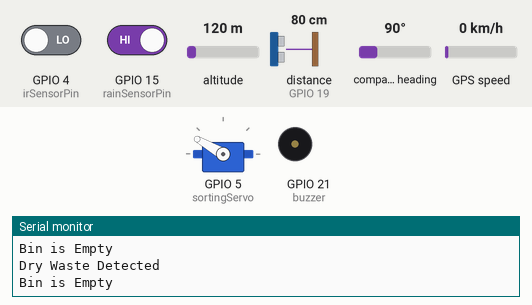
Simulated run of this sketch. Board: ESP32. Parts: servo, buzzer (waves = sounding, pin HIGH), the last lines printed to the serial monitor. Wiring (inferred from the names in the program): ultrasonic range finder: trigger GPIO 18; echo GPIO 19. The test bench sets the inputs (shaded band); at power-on: distance to the obstacle (sensor on GPIO 19) 80 cm, GPIO 4 (irSensorPin) LOW, GPIO 15 (rainSensorPin) HIGH, altitude 120 m, compass heading 90°, GPS speed 0 km/h. The echo pulse lasts 58.3 µs per cm; WiFi joins after 1.5 s; servers stay silent unless stated; the GPS gets a fix after 3 s at 37.7749, -122.4194 with 8 satellites; pins used as bus, display or sensor lines are not drawn.

Above: at 3.0 s.
3.1 s: distance to the obstacle (sensor on GPIO 19) set to 6 cm
5.3 s: distance to the obstacle (sensor on GPIO 19) set to 3 cm
At 6.5 s:
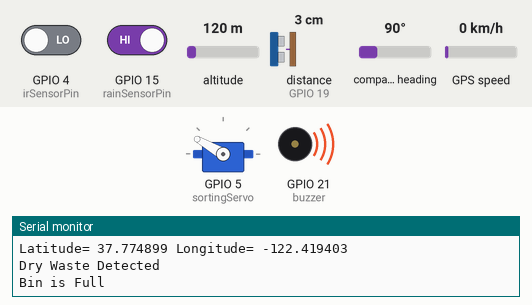
6.8 s: GPIO 4 (irSensorPin) driven HIGH
At 8.1 s:
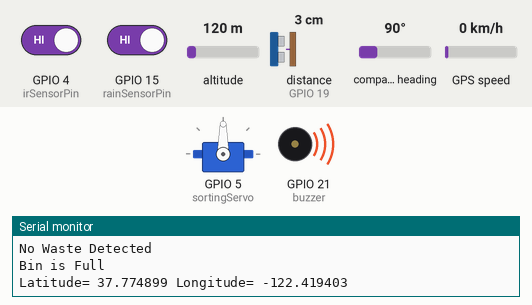
8.4 s: GPIO 15 (rainSensorPin) driven LOW
At 8.9 s:
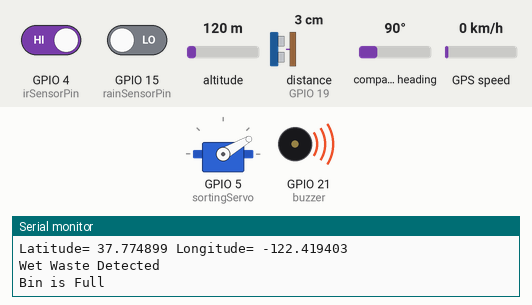
9.9 s: distance to the obstacle (sensor on GPIO 19) set to 13 cm
11.4 s: distance to the obstacle (sensor on GPIO 19) set to 17 cm
At 12.2 s:
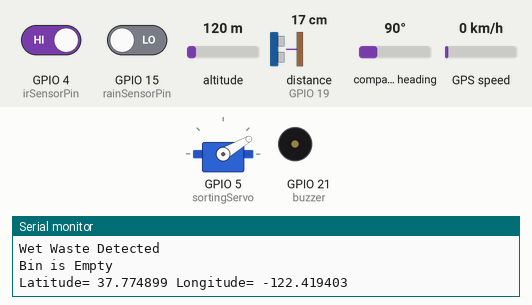
Timing chart, 0 to 14.0 s (numbered marks = the images above; inputs shaded):
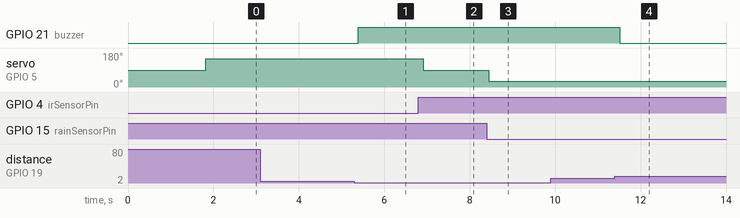

The sketch:

Smart_waste_Dustbin.ino
```cpp
#define BLYNK_TEMPLATE_ID "TMPL3XrFgp3XX"
#define BLYNK_TEMPLATE_NAME "Smart Waste Dustbin"
#define BLYNK_AUTH_TOKEN "M6JmZrFX-O0IcOcUDBRrP__koepEmBLP"
#define BLYNK_PRINT Serial

#include <ESP32Servo.h>
#include <WiFi.h>
#include <BlynkSimpleEsp32.h>
#include <TinyGPS++.h>
#include <HardwareSerial.h>

// Blynk credentials
char auth[] = "M6JmZrFX-O0IcOcUDBRrP__koepEmBLP";
const char* ssid = "spi";
const char* password = "12345678";

// GPS

TinyGPSPlus gps;

// Pin Definitions
const int irSensorPin = 4;       // IR sensor pin for detecting dry waste
const int trigPin = 18;           // Ultrasonic sensor trig pin for waste level detection
const int echoPin = 19;           // Ultrasonic sensor echo pin for waste level detection
const int rainSensorPin = 15;     // Rain sensor pin (wet waste)
const int buzzer = 21;
// Define servo positions for waste sorting
const int wetWastePosition = 30;   // Servo position for wet waste
const int dryWastePosition = 150;  // Servo position for dry waste
const int defaultPosition = 90;   // Default servo position when no waste is detected

Servo sortingServo;  // Create a servo object

void setup() {
  // Start serial communication for debugging
 Serial.begin(115200);      // Serial Monitor for debugging
  Serial1.begin(9600, SERIAL_8N1, 16, 17);  // Initialize Serial1 for GPS (RX=GPIO16, TX=GPIO17)
  // Connect to Wi-Fi
  WiFi.begin(ssid, password);
  while (WiFi.status() != WL_CONNECTED) {
    delay(500);
    Serial.print(".");
  }
  Serial.println("WiFi connected");

  // Start Blynk
  Blynk.begin(auth, ssid, password);

  // Attach the servo to pin 5
  sortingServo.attach(5);

  // Set the IR sensor pin and ultrasonic sensor pins as input/output
  pinMode(irSensorPin, INPUT);
  pinMode(trigPin, OUTPUT);
  pinMode(echoPin, INPUT);
  pinMode(rainSensorPin, INPUT);
  pinMode(buzzer, OUTPUT);
  digitalWrite(buzzer, LOW);
 }

void loop() {
  // Run Blynk to process incoming messages
  Blynk.run();

  // Detect the type of waste and update the servo position
  if (isWetWasteDetected()) {
    sortingServo.write(wetWastePosition);  // Move servo to wet waste compartment
    Blynk.virtualWrite(V0, "Wet Waste Detected");
    Serial.println("Wet Waste Detected");
  }
  else if (isDryWasteDetected()) {
    sortingServo.write(dryWastePosition); // Move servo to dry waste compartment
    Blynk.virtualWrite(V0, "Dry Waste Detected");
    Serial.println("Dry Waste Detected");
  }
  else {
    sortingServo.write(defaultPosition);  // Move servo to default position
    Blynk.virtualWrite(V0, "No Waste Detected");
    Serial.println("No Waste Detected");
  }

  // Read the ultrasonic sensor value to determine the waste bin fullness level
  long distance = measureDistance();

  // Update the waste bin fullness status on Blynk
  updateWasteBinFullness(distance);

  // Read and update GPS coordinates
  updateGPSCoordinates();

  // Short delay before repeating the loop
  delay(500);
}

// Function to measure the distance for bin fullness
long measureDistance() {
  digitalWrite(trigPin, LOW);
  delayMicroseconds(2);
  digitalWrite(trigPin, HIGH);
  delayMicroseconds(10);
  digitalWrite(trigPin, LOW);

  // Measure the pulse duration from echo pin
  long duration = pulseIn(echoPin, HIGH);

  // Calculate distance in cm
  long distance = duration * 0.0344 / 2;
  return distance;
}

// Function to check if wet waste is detected using the rain sensor
bool isWetWasteDetected() {
  return digitalRead(rainSensorPin) == LOW;  // If rain sensor is LOW, it detects wet waste
}

// Function to check if dry waste is detected using the IR sensor
bool isDryWasteDetected() {
  // If the IR sensor is triggered (object detected)
  return digitalRead(irSensorPin) == LOW; // LOW signal when object is detected (IR beam interrupted)
}

// Function to update the waste bin fullness status on Blynk
void updateWasteBinFullness(long distance) {
  if (distance < 5) {  // Less than 20 cm: Full
    Blynk.virtualWrite(V1, "Full");
    Serial.println("Bin is Full");
    digitalWrite(buzzer, HIGH);
  } else if (distance < 15) {  // 20-50 cm: Half-Filled
    Blynk.virtualWrite(V1, "Half-Filled");
    Serial.println("Bin is Half-Filled");
  } else {  // More than 15 cm: Empty
    Blynk.virtualWrite(V1, "Empty");
    Serial.println("Bin is Empty");
    digitalWrite(buzzer, LOW);
  }
}

// Function to update GPS coordinates to Blynk
void updateGPSCoordinates() {
  // Process GPS data to get location
    while (Serial1.available() > 0) {
      gps.encode(Serial1.read());
    }

    // If a GPS fix is available, display the location
    if (gps.location.isUpdated()) {
      float latitude = gps.location.lat();
      float longitude = gps.location.lng();

      // Display GPS data on the Serial Monitor for debugging
      Serial.print("Latitude= ");
      Serial.print(latitude, 6);
      Serial.print(" Longitude= ");
      Serial.println(longitude, 6);

      // Update Blynk with GPS data
      Blynk.virtualWrite(V2, latitude);    // Field for latitude in Blynk
      Blynk.virtualWrite(V3, longitude);   // Field for longitude in Blynk
    }
}
```

Measured:
- the behaviour switches between 5 and 4 cm on distance to the obstacle (sensor on GPIO 19) (found by bisection; images 0 and 1)
- the behaviour switches between 14 and 15 cm on distance to the obstacle (sensor on GPIO 19) (found by bisection; images 3 and 4)
- after the input at 5.3 s, GPIO 21 (buzzer): LOW → HIGH after 0.09 s
- after the input at 6.8 s, servo on GPIO 5 (sortingServo): 150° → 90° after 0.11 s
- after the input at 8.4 s, servo on GPIO 5 (sortingServo): 90° → 30° at once
- after the input at 11.4 s, GPIO 21 (buzzer): HIGH → LOW after 0.11 s
